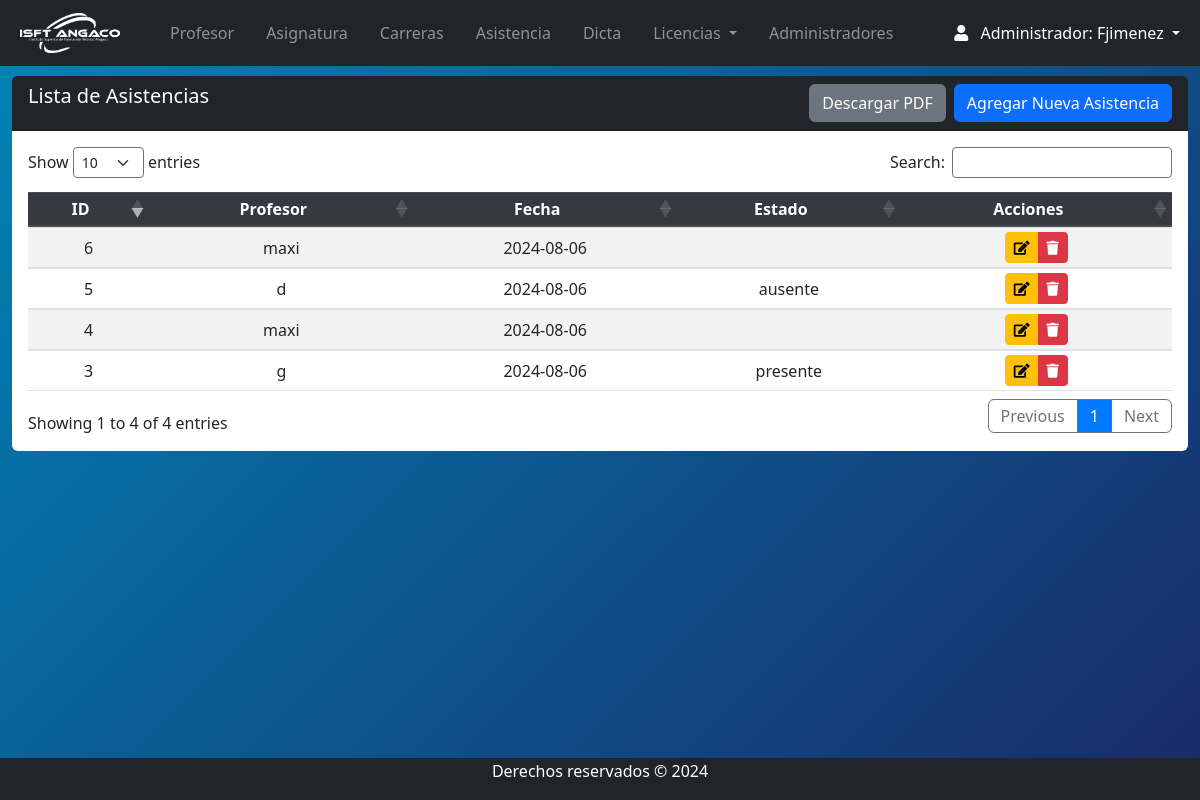
The app's page /Views/admin/asistencia_index.php (signed in) with its own data.
### tables this page shows
CREATE TABLE `asistencias` (
  `id` int(11) NOT NULL,
  `profesor_id` int(11) NOT NULL,
  `fecha` date NOT NULL,
  `estado` varchar(25) NOT NULL,
  `etapa` varchar(15) NOT NULL
);

CREATE TABLE `profesores` (
  `id` int(11) NOT NULL,
  `nombreyapellido` varchar(255) NOT NULL,
  `dni` varchar(255) NOT NULL,
  `domicilio` varchar(255) NOT NULL,
  `telefono` varchar(255) NOT NULL,
  `email` varchar(255) NOT NULL,
  `foto` varchar(255) NOT NULL,
  `cv` varchar(255) NOT NULL,
  `fechadeingreso` date NOT NULL,
  `fechadebaja` date DEFAULT NULL,
  `etapa` varchar(15) NOT NULL
);

### Views/admin/asistencia_index.php (the view, shortened to what this page needs)
<?php
require 'navbar.php';
include('../../conn/connection.php');
try {
    $sql = "SELECT a.id, p.nombreyapellido AS nombre_profesor, a.fecha, a.estado
            FROM asistencias a
            INNER JOIN profesores p ON a.profesor_id = p.id
            ORDER BY a.fecha DESC";
    $stmt = $db->query($sql);
    if ($stmt->rowCount() > 0) {
    ?>
    <section class="content mt-3">
        <div class="row m-auto">
            <div class="col-sm">
                <div class="card rounded-2 border-0">
                    <div class="card-header bg-dark text-white pb-0">
                        <h5 class="d-inline-block">Lista de Asistencias</h5>
                        <a class="btn btn-primary float-right mb-2" href="asistencia_crea.php">Agregar Nueva Asistencia</a>
                        <a class="btn btn-secondary float-right mb-2 mr-2" href="asistencia_pdf.php">Descargar PDF</a>
                    </div>
                    <div class="card-body table-responsive">
                        <table id="example" class="table table-striped table-sm" style="width:100%">
                            <thead class="thead-dark">
                                <tr>
                                    <th>ID</th>
                                    <th>Profesor</th>
                                    <th>Fecha</th>
                                    <th>Estado</th>
                                    <th>Acciones</th>
                                </tr>
                            </thead>
                            <tbody>
<?php
        while ($row = $stmt->fetch(PDO::FETCH_ASSOC)) {
            echo '<tr>';
            echo '<td>' . htmlspecialchars($row['id']) . '</td>';
            echo '<td>' . htmlspecialchars($row['nombre_profesor']) . '</td>';
            echo '<td>' . htmlspecialchars($row['fecha']) . '</td>';
            echo '<td>' . htmlspecialchars($row['estado']) . '</td>';
            echo '<td>
                    <div class="btn-group">
                    <a href="asistencia_edit.php?id=' . htmlspecialchars($row['id']) . '" class="btn btn-warning btn-sm"><i class="fas fa-edit"></i></a>
                    <a href="asistencia_borra.php?id=' . htmlspecialchars($row['id']) . '" class="btn btn-danger btn-sm" onclick="return confirm(\'¿Estás seguro de que deseas eliminar este registro?\')"><i class="fas fa-trash"></i></a>
                    </div>
                  </td>';
            echo '</tr>';
        }
        echo '</tbody>
                </table>
                </div>
                </div>
                </div>
                </div>
                </section>';
    } else {
        echo '<div class="alert alert-warning" role="alert">No se encontraron registros de asistencias.</div>';
    }
} catch (Exception $e) {
    echo '<div class="alert alert-danger" role="alert">Error: ' . $e->getMessage() . '</div>';
}
?>
<?php require 'footer.php'; ?>

### css/style.css (style rules this page uses)
body { position: relative; padding-bottom: 10px; min-height: 100vh; }
th, td { text-align: center !important; vertical-align: middle !important; }

### Views/admin/navbar.php (style rules this page uses)
body { background: linear-gradient(135deg,#0085b7, #192a68); }

### records on screen
asistencias: id "3", profesor.nombreyapellido "g", fecha "2024-08-06", estado "presente"
asistencias: id "4", profesor.nombreyapellido "maxi", fecha "2024-08-06"
asistencias: id "5", profesor.nombreyapellido "d", fecha "2024-08-06", estado "ausente"
asistencias: id "6", profesor.nombreyapellido "maxi", fecha "2024-08-06"

### other values on screen
$_SESSION['nombre'] "Fjimenez"
